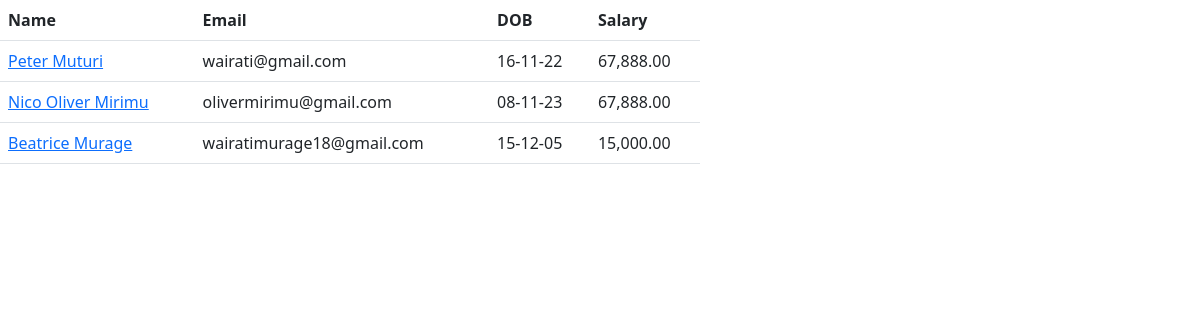
Page /employees on the earlier database version.
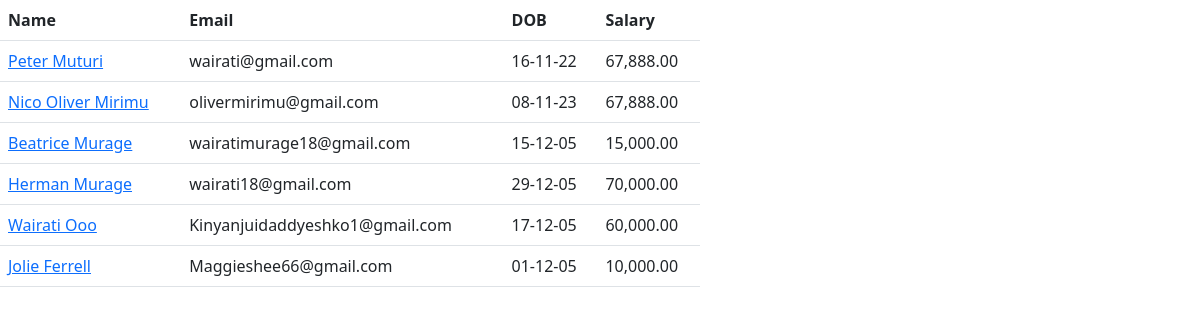
Same page on the later database version.
### main_app/models.py (models this page shows, shortened)
class Employee(models.Model):
    name = models.CharField(max_length=40)
    email = models.EmailField(unique=True)
    dob = models.DateField(null=True)
    salary = models.DecimalField(max_digits=7, decimal_places=2)
    disabled = models.BooleanField(default=False)
    profile = models.ImageField(upload_to="employees", null=True, default="employees/employee")
    created_at = models.DateTimeField(auto_now_add=True, null=True)
    updated_at = models.DateTimeField(auto_now=True, null=True)

### main_app/views.py (the view)
# urls.py: path('employees', views.show_data, name="all"),
def show_data(request):
    employees = Employee.objects.all()
    return render(request, 'show_data.html', {"employees": employees})

### templates/show_data.html (shortened to what this page needs)
{% load humanize %}
<!doctype html>
<html lang="en">
<head>
    <link href="https://cdn.jsdelivr.net/npm/bootstrap@5.2.3/dist/css/bootstrap.min.css" rel="stylesheet"
</head>
<body>
<div class="col-sm-7">
    <table class="table">
        <thead>
        <tr>
            <th>Name</th>
            <th>Email</th>
            <th>DOB</th>
            <th>Salary</th>
        </tr>
        </thead>
        <tbody>
        {% for employee in employees %}
        <tr>
            <td>
                <a href="/employees/{{ employee.id }}">{{ employee.name | title }}</a>
            </td>
            <td>{{ employee.email }}</td>
            <td>{{ employee.dob | date:'d-m-y' }}</td>
            <td>{{ employee.salary | intcomma }}</td>
        </tr>
        {% endfor %}
        </tbody>
    </table>
</div>
</body>
</html>

Differences in the rows shown:
added Employee: name "Herman Murage", email "wairati18@gmail.com", dob "29-12-05", salary "70,000.00"
added Employee: name "Wairati Ooo", email "Kinyanjuidaddyeshko1@gmail.com", dob "17-12-05", salary "60,000.00"
added Employee: name "Jolie Ferrell", email "Maggieshee66@gmail.com", dob "01-12-05", salary "10,000.00"
